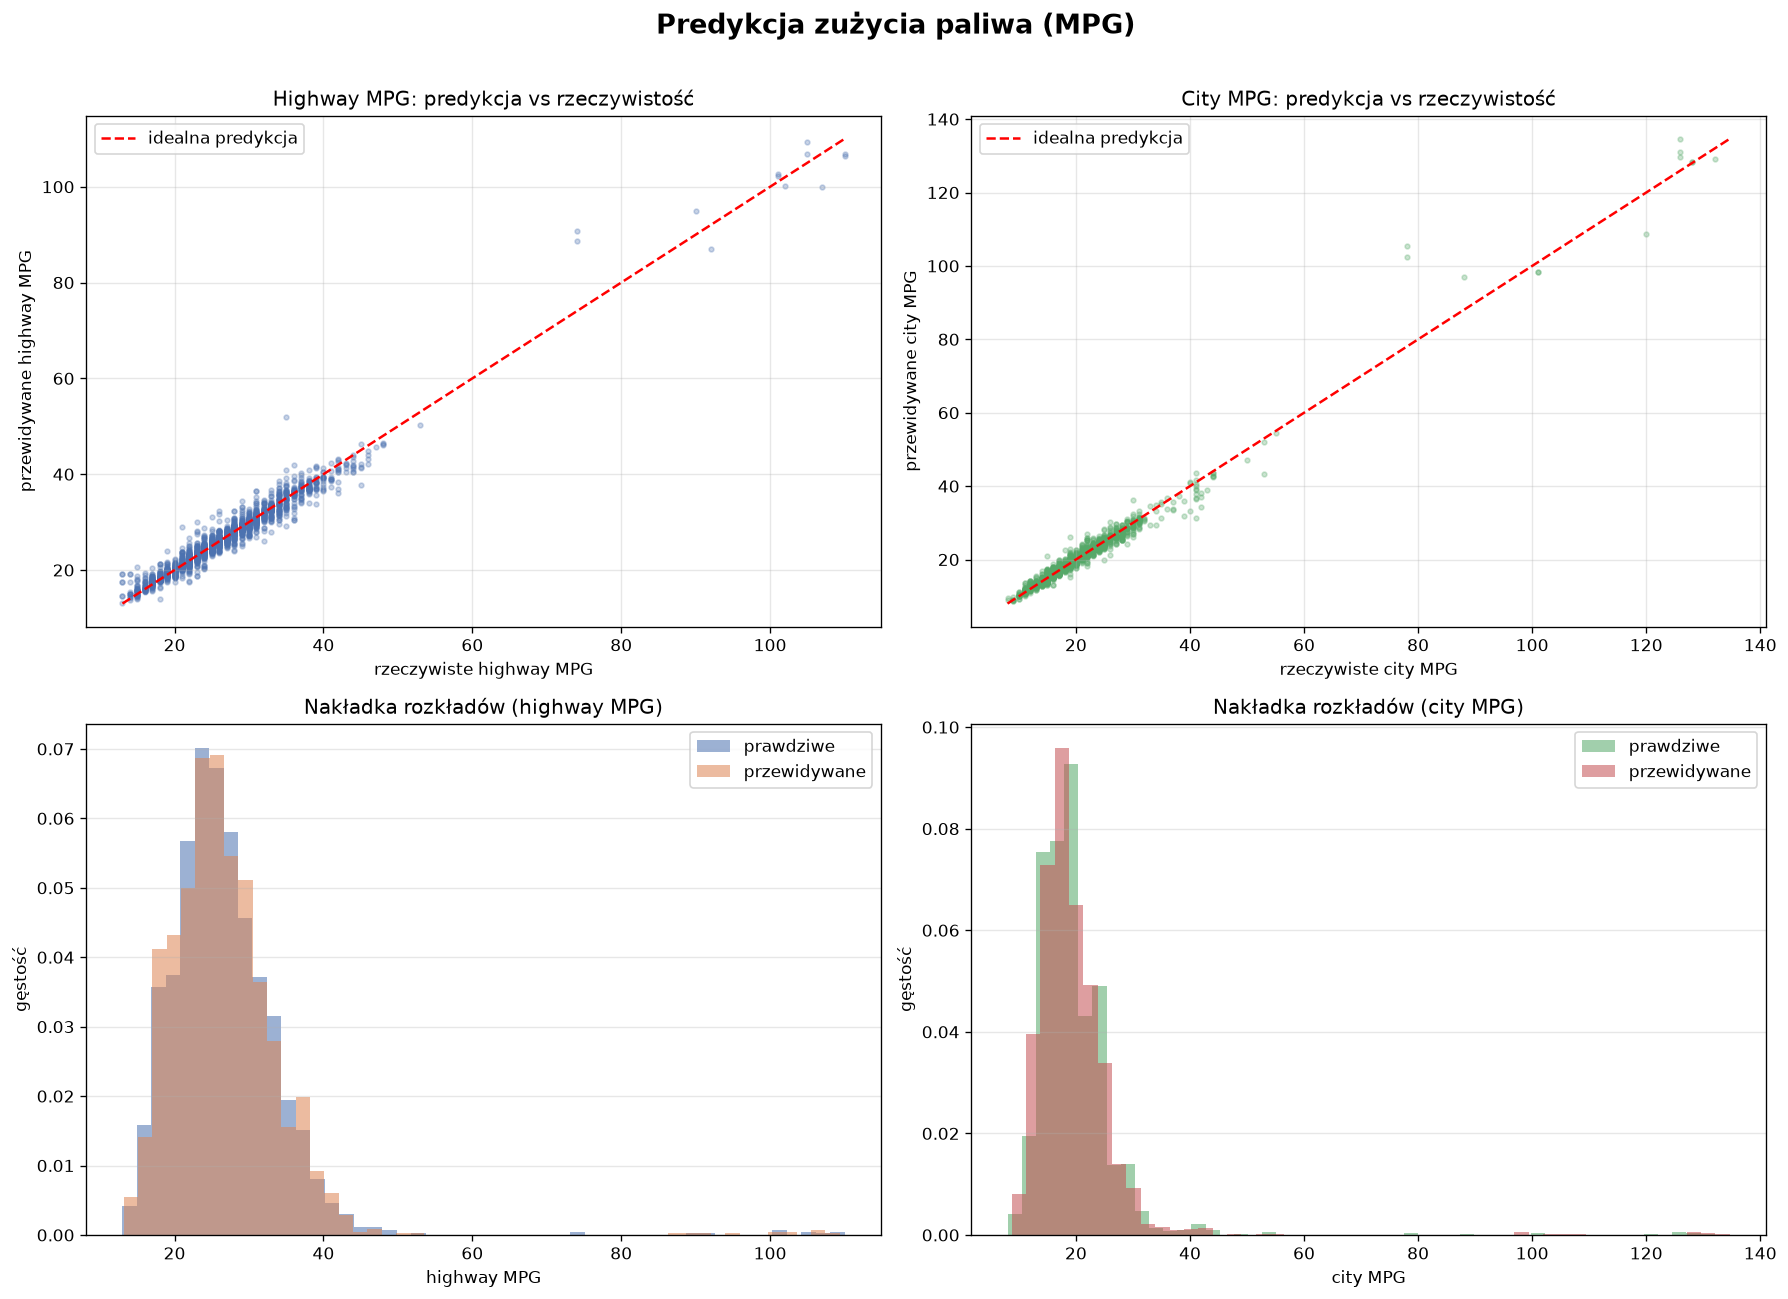

Write Python code to recreate this figure.
"""
Predykcja zużycia paliwa (highway MPG / city mpg) na podstawie data.csv.

Model: Hist Gradient Boosting (najlepszy z porównania).
Cel: highway_mpg oraz city_mpg, metryka: RMSE.
"""

import numpy as np
import pandas as pd
import matplotlib
matplotlib.use("Agg")
import matplotlib.pyplot as plt

from sklearn.ensemble import HistGradientBoostingRegressor

from car_price_prediction import load_data, split_data, rmse


# cechy numeryczne używane do predykcji MPG
NUMERIC_FEATURES = [
    "year", "engine_hp", "engine_cylinders", "number_of_doors",
    "popularity", "msrp",
]

CATEGORICAL_COLUMNS = [
    "make", "model", "engine_fuel_type", "transmission_type",
    "driven_wheels", "market_category", "vehicle_size", "vehicle_style",
]


def build_categorical_map(df_train: pd.DataFrame) -> dict:
    categorical = {}
    for c in CATEGORICAL_COLUMNS:
        categorical[c] = list(df_train[c].value_counts().head().index)
    return categorical


def prepare_X(df: pd.DataFrame, categorical: dict) -> np.ndarray:
    df = df.copy()

    df["age"] = 2017 - df["year"]
    features = NUMERIC_FEATURES + ["age"]

    for name, values in categorical.items():
        for value in values:
            col = f"{name}_{value}"
            df[col] = (df[name] == value).astype(int)
            features.append(col)

    df_num = df[features].fillna(0)
    return df_num.values


def train_and_eval(target: str, df_train, df_val, df_test, categorical):
    y_train = df_train[target].values
    y_val = df_val[target].values
    y_test = df_test[target].values

    X_train = prepare_X(df_train, categorical)
    X_val = prepare_X(df_val, categorical)
    X_test = prepare_X(df_test, categorical)

    model = HistGradientBoostingRegressor(
        max_iter=300, learning_rate=0.1, random_state=42)
    model.fit(X_train, y_train)

    y_pred_val = model.predict(X_val)
    y_pred_test = model.predict(X_test)

    print(f"[{target}]  RMSE(val)={rmse(y_val, y_pred_val):.4f}   "
          f"RMSE(test)={rmse(y_test, y_pred_test):.4f}")

    return model, y_test, y_pred_test


def main():
    df = load_data("data.csv")
    df_train, df_val, df_test = split_data(df)

    categorical = build_categorical_map(df_train)

    print("Predykcja zużycia paliwa (MPG):")
    print("-" * 60)

    model_hw, y_hw, pred_hw = train_and_eval(
        "highway_mpg", df_train, df_val, df_test, categorical)
    model_city, y_city, pred_city = train_and_eval(
        "city_mpg", df_train, df_val, df_test, categorical)

    # ------------------------------------------------------------------
    # Wykresy
    # ------------------------------------------------------------------
    fig, axes = plt.subplots(2, 2, figsize=(15, 11))
    fig.suptitle("Predykcja zużycia paliwa (MPG)",
                 fontsize=16, fontweight="bold")

    # 1. highway: predykcja vs rzeczywistość
    ax = axes[0, 0]
    ax.scatter(y_hw, pred_hw, s=8, alpha=0.3, color="#4C72B0")
    lims = [min(y_hw.min(), pred_hw.min()), max(y_hw.max(), pred_hw.max())]
    ax.plot(lims, lims, "r--", linewidth=1.5, label="idealna predykcja")
    ax.set_xlabel("rzeczywiste highway MPG")
    ax.set_ylabel("przewidywane highway MPG")
    ax.set_title("Highway MPG: predykcja vs rzeczywistość")
    ax.legend()
    ax.grid(alpha=0.3)

    # 2. city: predykcja vs rzeczywistość
    ax = axes[0, 1]
    ax.scatter(y_city, pred_city, s=8, alpha=0.3, color="#55A868")
    lims = [min(y_city.min(), pred_city.min()), max(y_city.max(), pred_city.max())]
    ax.plot(lims, lims, "r--", linewidth=1.5, label="idealna predykcja")
    ax.set_xlabel("rzeczywiste city MPG")
    ax.set_ylabel("przewidywane city MPG")
    ax.set_title("City MPG: predykcja vs rzeczywistość")
    ax.legend()
    ax.grid(alpha=0.3)

    # 3. nakładka rozkładów highway
    ax = axes[1, 0]
    ax.hist(y_hw, bins=50, alpha=0.55, label="prawdziwe",
            color="#4C72B0", density=True)
    ax.hist(pred_hw, bins=50, alpha=0.55, label="przewidywane",
            color="#DD8452", density=True)
    ax.set_xlabel("highway MPG")
    ax.set_ylabel("gęstość")
    ax.set_title("Nakładka rozkładów (highway MPG)")
    ax.legend()
    ax.grid(axis="y", alpha=0.3)

    # 4. nakładka rozkładów city
    ax = axes[1, 1]
    ax.hist(y_city, bins=50, alpha=0.55, label="prawdziwe",
            color="#55A868", density=True)
    ax.hist(pred_city, bins=50, alpha=0.55, label="przewidywane",
            color="#C44E52", density=True)
    ax.set_xlabel("city MPG")
    ax.set_ylabel("gęstość")
    ax.set_title("Nakładka rozkładów (city MPG)")
    ax.legend()
    ax.grid(axis="y", alpha=0.3)

    plt.tight_layout(rect=[0, 0, 1, 0.97])
    out = "mpg_prediction.png"
    plt.savefig(out, dpi=120, bbox_inches="tight")
    print(f"\nZapisano wykres: {out}")

    # przykładowa predykcja
    print("\nPrzykład (wiersz 20):")
    print(f"  highway MPG: przewidywane={pred_hw[20]:.1f}  "
          f"rzeczywiste={y_hw[20]:.1f}")
    print(f"  city MPG   : przewidywane={pred_city[20]:.1f}  "
          f"rzeczywiste={y_city[20]:.1f}")


if __name__ == "__main__":
    main()
